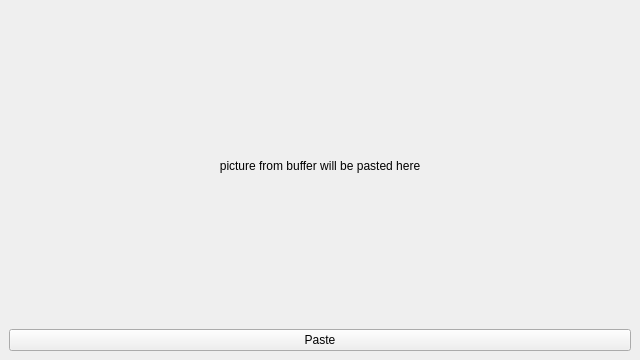
<?xml version="1.0" encoding="UTF-8"?>
<ui version="4.0">
 <class>MainWindow</class>
 <widget class="QMainWindow" name="MainWindow">
  <property name="geometry">
   <rect>
    <x>0</x>
    <y>0</y>
    <width>640</width>
    <height>360</height>
   </rect>
  </property>
  <property name="minimumSize">
   <size>
    <width>640</width>
    <height>360</height>
   </size>
  </property>
  <property name="maximumSize">
   <size>
    <width>640</width>
    <height>360</height>
   </size>
  </property>
  <property name="windowTitle">
   <string>MainWindow</string>
  </property>
  <property name="styleSheet">
   <string notr="true">
</string>
  </property>
  <widget class="QWidget" name="centralwidget">
   <layout class="QVBoxLayout" name="verticalLayout_2">
    <item>
     <layout class="QVBoxLayout" name="verticalLayout">
      <item>
       <widget class="QLabel" name="pasteArea">
        <property name="text">
         <string>picture from buffer will be pasted here</string>
        </property>
        <property name="alignment">
         <set>Qt::AlignCenter</set>
        </property>
       </widget>
      </item>
      <item>
       <widget class="QPushButton" name="pasteButton">
        <property name="text">
         <string>Paste</string>
        </property>
       </widget>
      </item>
     </layout>
    </item>
   </layout>
  </widget>
 </widget>
 <resources/>
 <connections/>
</ui>
